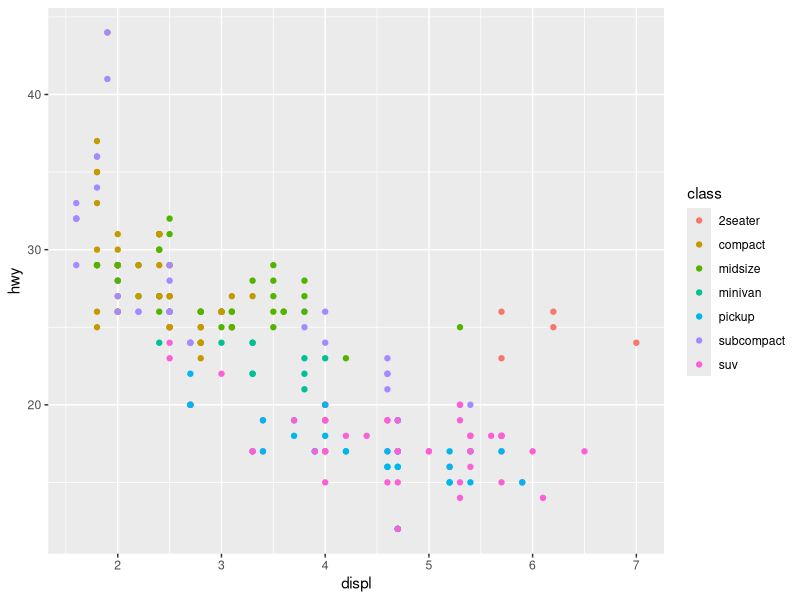
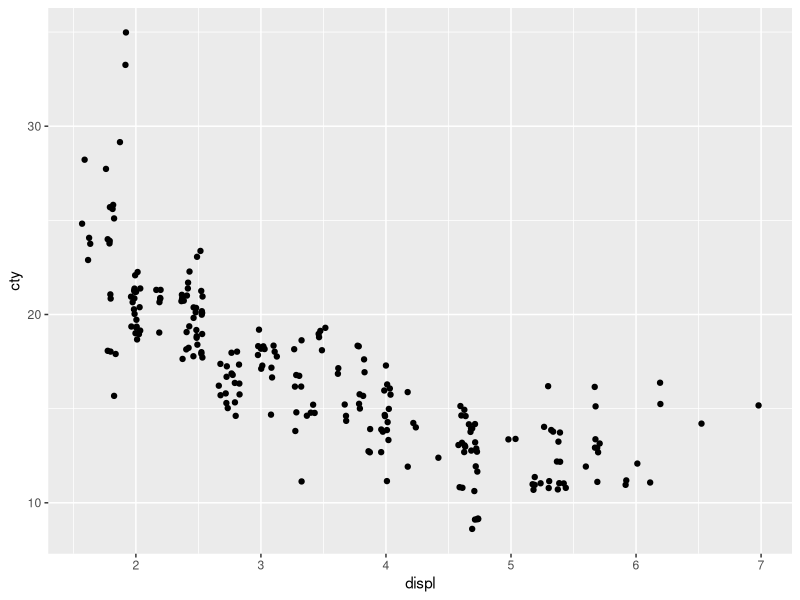

Generate these figures, in order, with R:
## ---- chunk 1
knitr::opts_chunk$set(echo = TRUE)
## ---- chunk 2
library(tidyverse)
library(ggplot2)

mpg %>% filter(manufacturer=="chevrolet")
## ---- chunk 3
ggplot(mpg, aes(displ, hwy, colour = class)) + 
  geom_point()

## ---- chunk 4
ggplot(data = mpg) + 
  geom_point(mapping = aes(x = displ, y = cty),
             position = "jitter")
